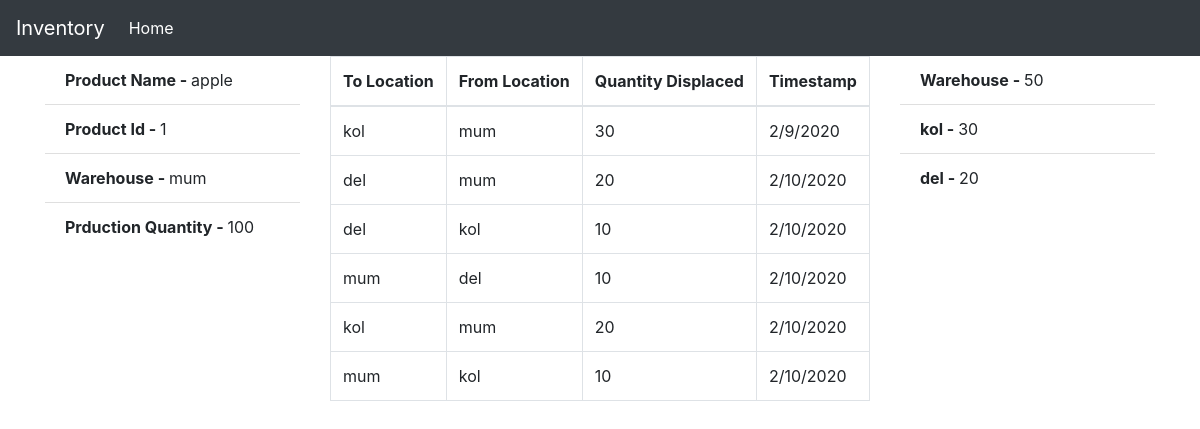
The page /report/1 on the database its author committed.
### app.py (models this page shows)
class Product(db.Model):
    id = db.Column(db.Integer,primary_key=True, autoincrement=True)
    product_name = db.Column(db.String(200))
    product_type = db.Column(db.String(200))
    quantity = db.Column(db.String(200))
    warehouse = db.Column(db.String(200))
    movements = db.relationship('Movement', backref="user2")

class Movement(db.Model):
    id = db.Column(db.Integer, primary_key=True)
    timestamp = db.Column(db.String(200))
    to_location = db.Column(db.String(200))
    from_location = db.Column(db.String(200))
    product_id = db.Column(db.Integer, db.ForeignKey('product.id'))
    quantity = db.Column(db.Integer)

class Location(db.Model):
    id = db.Column(db.Integer,primary_key=True, autoincrement=True)
    location_name = db.Column(db.String(200))

### app.py (the view)
@app.route('/report/<int:id>',methods=["GET"])
def report(id):
    product_info= db.session.query(Product).filter(Product.id == id).all()
    locations = Location.query.all()
    location_info= db.session.query(Location).filter(Location.location_name != product_info[0].warehouse).all()
    movement_info= db.session.query(Product,Movement).filter(Movement.product_id == id, Product.id == id).all()
    add_from= db.session.query(db.func.sum(Movement.quantity)).filter(Movement.from_location == Product.warehouse, Movement.product_id == id).scalar()
    add_to= db.session.query(db.func.sum(Movement.quantity)).filter(Movement.to_location == Product.warehouse, Movement.product_id == id).scalar()
    for i in movement_info:
        y = int(i.Product.quantity) + add_to - add_from
    final_repo=[]
    for i in locations:
        if i.location_name != product_info[0].warehouse:
            move_from= db.session.query(db.func.sum(Movement.quantity)).filter(Movement.from_location == i.location_name, Movement.product_id == id).scalar()
            move_to= db.session.query(db.func.sum(Movement.quantity)).filter(Movement.to_location == i.location_name, Movement.product_id == id).scalar()
            m = move_to - move_from
            final_repo.append(m)
    final_location=[]
    for i in location_info:
        final_location.append(i.location_name)
    res={}
    for key in final_location:
        for value in final_repo:
            res[key] = value
            final_repo.remove(value)
            break
    return render_template('report.html',product_info=product_info,movement_info=movement_info,y=y,final_repo=final_repo,location_info=location_info,res=res)

### templates/report.html
{% extends 'index.html' %}
{% block content %}
<div class="row">
    <div class="col-lg-3">
        {% for i in product_info %}
        <ul class="list-group list-group-flush">
            <li class="list-group-item"><b>Product Name - </b>{{ i.product_name }}</li>
            <li class="list-group-item"><b>Product Id - </b>{{ i.id }}</li>
            <li class="list-group-item"><b>Warehouse - </b>{{ i.warehouse }}</li>
            <li class="list-group-item"><b>Prduction Quantity - </b>{{ i.quantity }}</li>
        </ul>
        {% endfor %}
    </div>
    <div class="col-lg-6">
        <table class="table table-bordered">
            <thead>
                <th>To Location</th>
                <th>From Location</th>
                <th>Quantity Displaced</th>
                <th>Timestamp</th>
            </thead>
            <tbody>
                {% for i in movement_info %}
                <tr>
                    <td>{{ i.Movement.to_location }}</td>
                    <td>{{ i.Movement.from_location }}</td>
                    <td>{{ i.Movement.quantity }}</td>
                    <td>{{ i.Movement.timestamp }}</td>
                </tr>
                {% endfor %}
            </tbody>
        </table>
    </div>
    <div class="col-lg-3">
        <ul class="list-group list-group-flush">
            <li class="list-group-item"><b>Warehouse - </b>{{ y }}</li>
            {% for key, value in res.items() %}
            <li class="list-group-item"><b>{{ key }} - </b>{{ value }}</li>
            {% endfor %}
        </ul>
    </div>
</div>
{% endblock %}

### rows shown on the page
Product: product_name "apple", id "1", warehouse "mum", quantity "100", Movement.to_location "kol", Movement.from_location "mum", Movement.quantity "30", Movement.timestamp "2/9/2020", Movement.to_location "del", Movement.quantity "20", Movement.timestamp "2/10/2020", Movement.from_location "kol", Movement.quantity "10", Movement.to_location "mum", Movement.from_location "del"
Location: location_name "kol", value "30"
Location: location_name "del", value "20"

### other values the page prints
{{ y }} "50"
